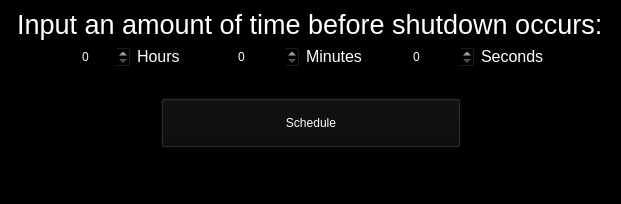
<?xml version="1.0" encoding="UTF-8"?>
<ui version="4.0">
 <class>MainWindow</class>
 <widget class="QMainWindow" name="MainWindow">
  <property name="enabled">
   <bool>true</bool>
  </property>
  <property name="geometry">
   <rect>
    <x>0</x>
    <y>0</y>
    <width>621</width>
    <height>204</height>
   </rect>
  </property>
  <property name="windowTitle">
   <string>Schedule A Shutdown!</string>
  </property>
  <property name="autoFillBackground">
   <bool>false</bool>
  </property>
  <property name="styleSheet">
   <string notr="true">color: rgb(255, 255, 255);
background-color: rgb(0, 0, 0);</string>
  </property>
  <widget class="QWidget" name="centralwidget">
   <layout class="QVBoxLayout" name="verticalLayout_12">
    <item>
     <layout class="QVBoxLayout" name="verticalLayout_11">
      <item>
       <spacer name="verticalSpacer">
        <property name="orientation">
         <enum>Qt::Vertical</enum>
        </property>
        <property name="sizeType">
         <enum>QSizePolicy::Expanding</enum>
        </property>
        <property name="sizeHint" stdset="0">
         <size>
          <width>20</width>
          <height>50</height>
         </size>
        </property>
       </spacer>
      </item>
      <item>
       <layout class="QVBoxLayout" name="verticalLayout_13">
        <item>
         <layout class="QHBoxLayout" name="horizontalLayout_8">
          <item alignment="Qt::AlignHCenter">
           <widget class="QLabel" name="Prompt">
            <property name="font">
             <font>
              <pointsize>20</pointsize>
             </font>
            </property>
            <property name="text">
             <string>Input an amount of time before shutdown occurs:</string>
            </property>
           </widget>
          </item>
         </layout>
        </item>
        <item>
         <layout class="QHBoxLayout" name="horizontalLayout_10">
          <item>
           <spacer name="horizontalSpacer">
            <property name="orientation">
             <enum>Qt::Horizontal</enum>
            </property>
            <property name="sizeType">
             <enum>QSizePolicy::Expanding</enum>
            </property>
            <property name="sizeHint" stdset="0">
             <size>
              <width>40</width>
              <height>20</height>
             </size>
            </property>
           </spacer>
          </item>
          <item alignment="Qt::AlignHCenter">
           <widget class="QSpinBox" name="hoursInput">
            <property name="sizePolicy">
             <sizepolicy hsizetype="Maximum" vsizetype="Fixed">
              <horstretch>0</horstretch>
              <verstretch>0</verstretch>
             </sizepolicy>
            </property>
            <property name="maximum">
             <number>8760</number>
            </property>
           </widget>
          </item>
          <item>
           <widget class="QLabel" name="hoursLabel">
            <property name="sizePolicy">
             <sizepolicy hsizetype="Fixed" vsizetype="Fixed">
              <horstretch>0</horstretch>
              <verstretch>0</verstretch>
             </sizepolicy>
            </property>
            <property name="minimumSize">
             <size>
              <width>50</width>
              <height>0</height>
             </size>
            </property>
            <property name="maximumSize">
             <size>
              <width>50</width>
              <height>16777215</height>
             </size>
            </property>
            <property name="font">
             <font>
              <pointsize>12</pointsize>
             </font>
            </property>
            <property name="text">
             <string>Hours</string>
            </property>
           </widget>
          </item>
          <item>
           <spacer name="horizontalSpacer_4">
            <property name="orientation">
             <enum>Qt::Horizontal</enum>
            </property>
            <property name="sizeType">
             <enum>QSizePolicy::Minimum</enum>
            </property>
            <property name="sizeHint" stdset="0">
             <size>
              <width>40</width>
              <height>20</height>
             </size>
            </property>
           </spacer>
          </item>
          <item>
           <widget class="QSpinBox" name="minutesInput">
            <property name="sizePolicy">
             <sizepolicy hsizetype="Maximum" vsizetype="Fixed">
              <horstretch>0</horstretch>
              <verstretch>0</verstretch>
             </sizepolicy>
            </property>
            <property name="maximum">
             <number>525600</number>
            </property>
           </widget>
          </item>
          <item>
           <widget class="QLabel" name="minutesLabel">
            <property name="sizePolicy">
             <sizepolicy hsizetype="Maximum" vsizetype="Maximum">
              <horstretch>0</horstretch>
              <verstretch>0</verstretch>
             </sizepolicy>
            </property>
            <property name="font">
             <font>
              <pointsize>12</pointsize>
             </font>
            </property>
            <property name="text">
             <string>Minutes</string>
            </property>
           </widget>
          </item>
          <item>
           <spacer name="horizontalSpacer_3">
            <property name="orientation">
             <enum>Qt::Horizontal</enum>
            </property>
            <property name="sizeType">
             <enum>QSizePolicy::Minimum</enum>
            </property>
            <property name="sizeHint" stdset="0">
             <size>
              <width>40</width>
              <height>20</height>
             </size>
            </property>
           </spacer>
          </item>
          <item>
           <widget class="QSpinBox" name="secondsInput">
            <property name="sizePolicy">
             <sizepolicy hsizetype="Maximum" vsizetype="Fixed">
              <horstretch>0</horstretch>
              <verstretch>0</verstretch>
             </sizepolicy>
            </property>
            <property name="minimum">
             <number>0</number>
            </property>
            <property name="maximum">
             <number>31536000</number>
            </property>
           </widget>
          </item>
          <item>
           <widget class="QLabel" name="secondsLabel">
            <property name="sizePolicy">
             <sizepolicy hsizetype="Maximum" vsizetype="Maximum">
              <horstretch>0</horstretch>
              <verstretch>0</verstretch>
             </sizepolicy>
            </property>
            <property name="font">
             <font>
              <pointsize>12</pointsize>
             </font>
            </property>
            <property name="text">
             <string>Seconds</string>
            </property>
           </widget>
          </item>
          <item>
           <spacer name="horizontalSpacer_2">
            <property name="orientation">
             <enum>Qt::Horizontal</enum>
            </property>
            <property name="sizeType">
             <enum>QSizePolicy::Expanding</enum>
            </property>
            <property name="sizeHint" stdset="0">
             <size>
              <width>5</width>
              <height>20</height>
             </size>
            </property>
           </spacer>
          </item>
         </layout>
        </item>
       </layout>
      </item>
      <item>
       <spacer name="verticalSpacer_3">
        <property name="orientation">
         <enum>Qt::Vertical</enum>
        </property>
        <property name="sizeType">
         <enum>QSizePolicy::Expanding</enum>
        </property>
        <property name="sizeHint" stdset="0">
         <size>
          <width>20</width>
          <height>100</height>
         </size>
        </property>
       </spacer>
      </item>
      <item>
       <layout class="QHBoxLayout" name="horizontalLayout_11">
        <item>
         <spacer name="horizontalSpacer_5">
          <property name="orientation">
           <enum>Qt::Horizontal</enum>
          </property>
          <property name="sizeHint" stdset="0">
           <size>
            <width>40</width>
            <height>20</height>
           </size>
          </property>
         </spacer>
        </item>
        <item>
         <widget class="QPushButton" name="scheduleButton">
          <property name="sizePolicy">
           <sizepolicy hsizetype="Minimum" vsizetype="Fixed">
            <horstretch>0</horstretch>
            <verstretch>0</verstretch>
           </sizepolicy>
          </property>
          <property name="minimumSize">
           <size>
            <width>300</width>
            <height>50</height>
           </size>
          </property>
          <property name="styleSheet">
           <string notr="true">background-color: rgb(12, 12, 12);</string>
          </property>
          <property name="text">
           <string>Schedule</string>
          </property>
         </widget>
        </item>
        <item>
         <spacer name="horizontalSpacer_6">
          <property name="orientation">
           <enum>Qt::Horizontal</enum>
          </property>
          <property name="sizeHint" stdset="0">
           <size>
            <width>40</width>
            <height>20</height>
           </size>
          </property>
         </spacer>
        </item>
       </layout>
      </item>
      <item>
       <spacer name="verticalSpacer_2">
        <property name="orientation">
         <enum>Qt::Vertical</enum>
        </property>
        <property name="sizeType">
         <enum>QSizePolicy::Maximum</enum>
        </property>
        <property name="sizeHint" stdset="0">
         <size>
          <width>20</width>
          <height>100</height>
         </size>
        </property>
       </spacer>
      </item>
     </layout>
    </item>
   </layout>
  </widget>
  <widget class="QMenuBar" name="menubar">
   <property name="enabled">
    <bool>false</bool>
   </property>
   <property name="geometry">
    <rect>
     <x>0</x>
     <y>0</y>
     <width>621</width>
     <height>22</height>
    </rect>
   </property>
  </widget>
  <widget class="QStatusBar" name="statusbar">
   <property name="enabled">
    <bool>true</bool>
   </property>
  </widget>
 </widget>
 <resources/>
 <connections/>
</ui>
